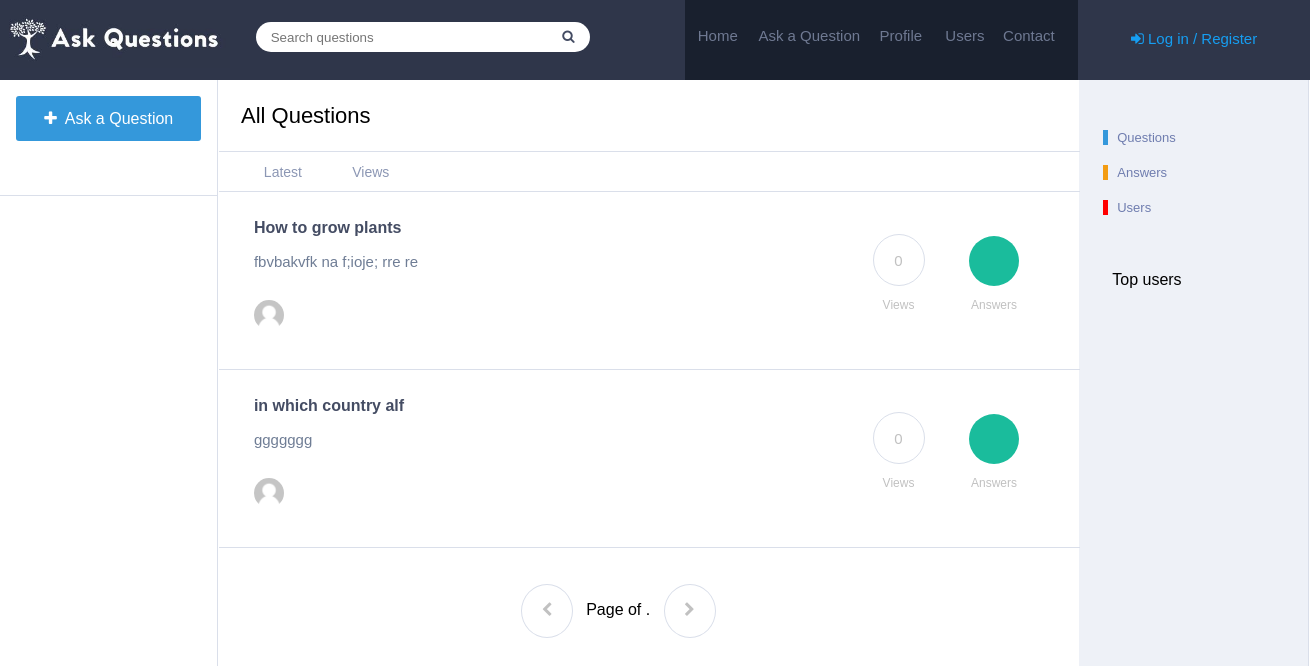
/, run on an earlier commit of the app's database.
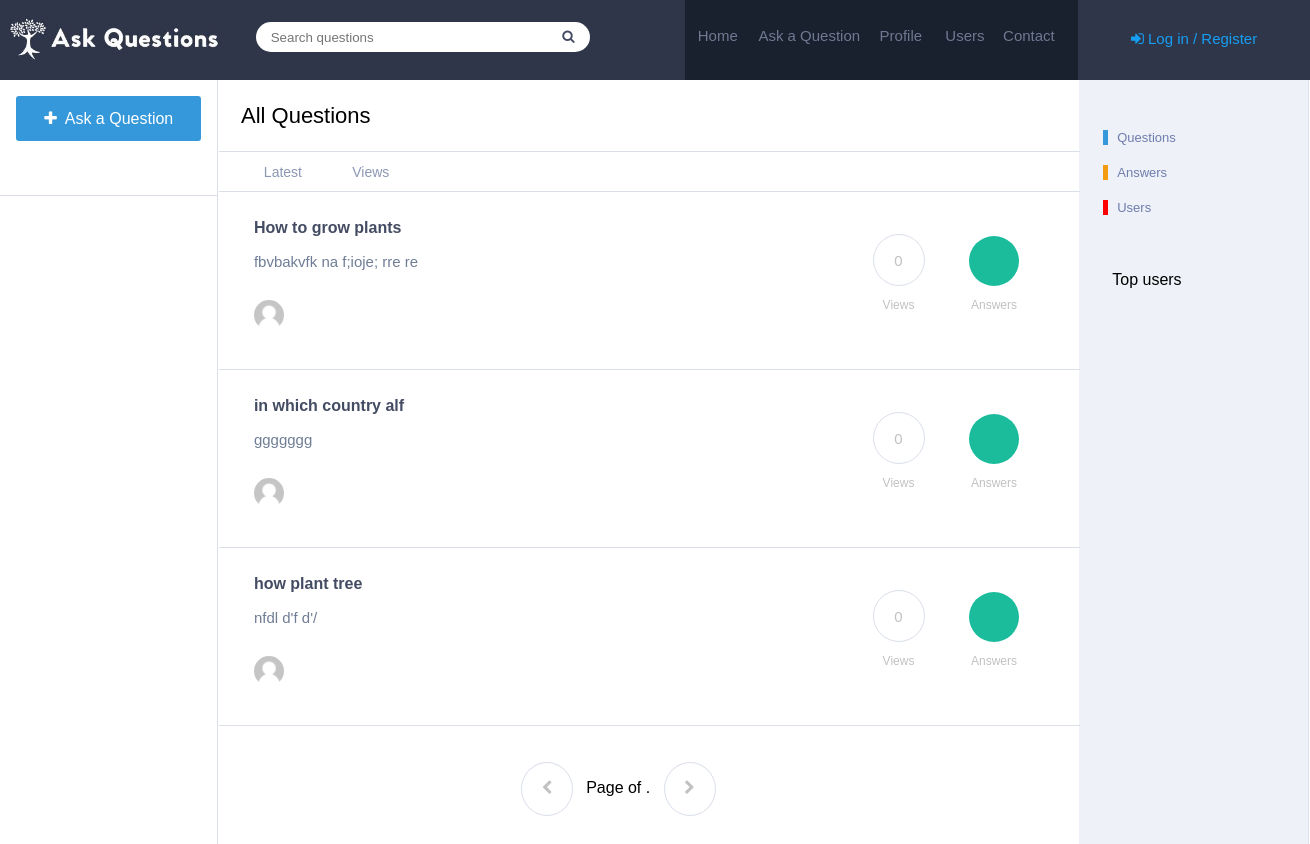
And on a later commit of the database.
### farmer/models.py (models this page shows, shortened)
class Question(models.Model):
    user = models.ForeignKey(User,on_delete=models.CASCADE)
    question = models.CharField(max_length=20)
    description = models.TextField(max_length=100)
    views = models.IntegerField(default=0)
    answer = models.IntegerField(default=0)
    date  = models.DateField(auto_now_add=True,auto_now=False)

### farmer/views.py (the view)
# urls.py: path('',views.home,name="Home"),
def home(request):
    all_questions = Question.objects.all()
    return render(request,'farmer/home.html',{'questions':all_questions})

### farmer/templates/farmer/home.html (shortened to what this page needs)
{% extends 'farmer/base.html' %}
{% load static %}
{% block content %}
<td style="width:100%; float: left;">
    <div class="heading">
        <div class="tab">
            <p>All Questions</p>
        </div>
    </div>
<div class="welcome">
    <div class="tab">
        <a href="{% url "Home" %}" style="color: #8c97b4;"><p class="{{ home }}"" style="display:inline-block;">Latest</p></a>
        <a href="{% url "Home" %}" style="color: #8c97b4;"><p class="{{ home_views }}"" style="display: inline-block;">Views</p></a>
    </div>
</div>
{% for question in questions %}
<div class="question">
    <div class="left">
        <h6 style="font-size: 16px;" class="ques"><strong><a href='{% url "Home"  %}' style="text-decoration: none;color:#444c63;">{{ question.question | linebreaks | truncatechars:50 }}</a></strong></h6>
        <h6 style="font-size: 15px; font-weight: normal; color: #6f7d95;" class="des">{{ question.description | truncatechars:50 }}</h6>
        {% if question.user.image %}
        <img src='{{ question.user.image.url }}' id="image"/>
        {% else %}
        <img src='{% static "farmer/image/default_user.png" %}' id="image"/>
        {% endif %}
        <h6 style="font-size: 14px; font-weight: normal; color: #6f7d95;" class="des1"><a href="{% url "Home"  %}" style="text-decoration: none;color: #6f7d95;">{{ obj.user }}</a> &nbsp &nbsp {{ obj.timestamp }}</h6>
    </div>
    <div class="right">
        <div class="circle" style="display: inline-block;"><h6>{{ question.views }}</h6><p>Views</p></div>
        {% if obj.answered == 0 %}
        <div class="circle" style="display: inline-block;"><h6>{{ question.answer }}</h6><p>Answers</p></div>
        {% else %}
        <div class="circle" style="display: inline-block;"><h6 style="background-color: #1abc9c;color: white; border:none;">{{ obj.answers }}</h6><p>Answers</p></div>
        {% endif %}
    </div>
</div>
{% endfor %}
<br/><br/>
<div class="page" style="width: 79%;">
    {% if object_list.has_previous %}
    <a href="?page={{ object_list.previous_page_number }} & q={{ request.GET.q }}"><i class="fa fa-chevron-left" aria-hidden="true" style="background-color: #1abc9c;color: white; border:none;"></i></a>
    {% else %}
    <a><i class="fa fa-chevron-left" aria-hidden="true"></i></a>
    {% endif %}
    <span class="current">
    &nbsp Page {{ object_list.number }} of {{ object_list.paginator.num_pages }}. &nbsp
    </span>
    {% if object_list.has_next %}
    <a href="?page={{ object_list.next_page_number }} & q={{ request.GET.q }}" ><i class="fa fa-chevron-right " aria-hidden="true" style="background-color: #1abc9c;color: white; border:none;"></i></a>
    {% else %}
    <a><i class="fa fa-chevron-right " aria-hidden="true"></i></a>
    {% endif %}
</div>
</td>
{% endblock content %}

What changed in the data, as far as the page shows it:
added Question: question "how plant tree", description "nfdl d'f d'/", views "0"
